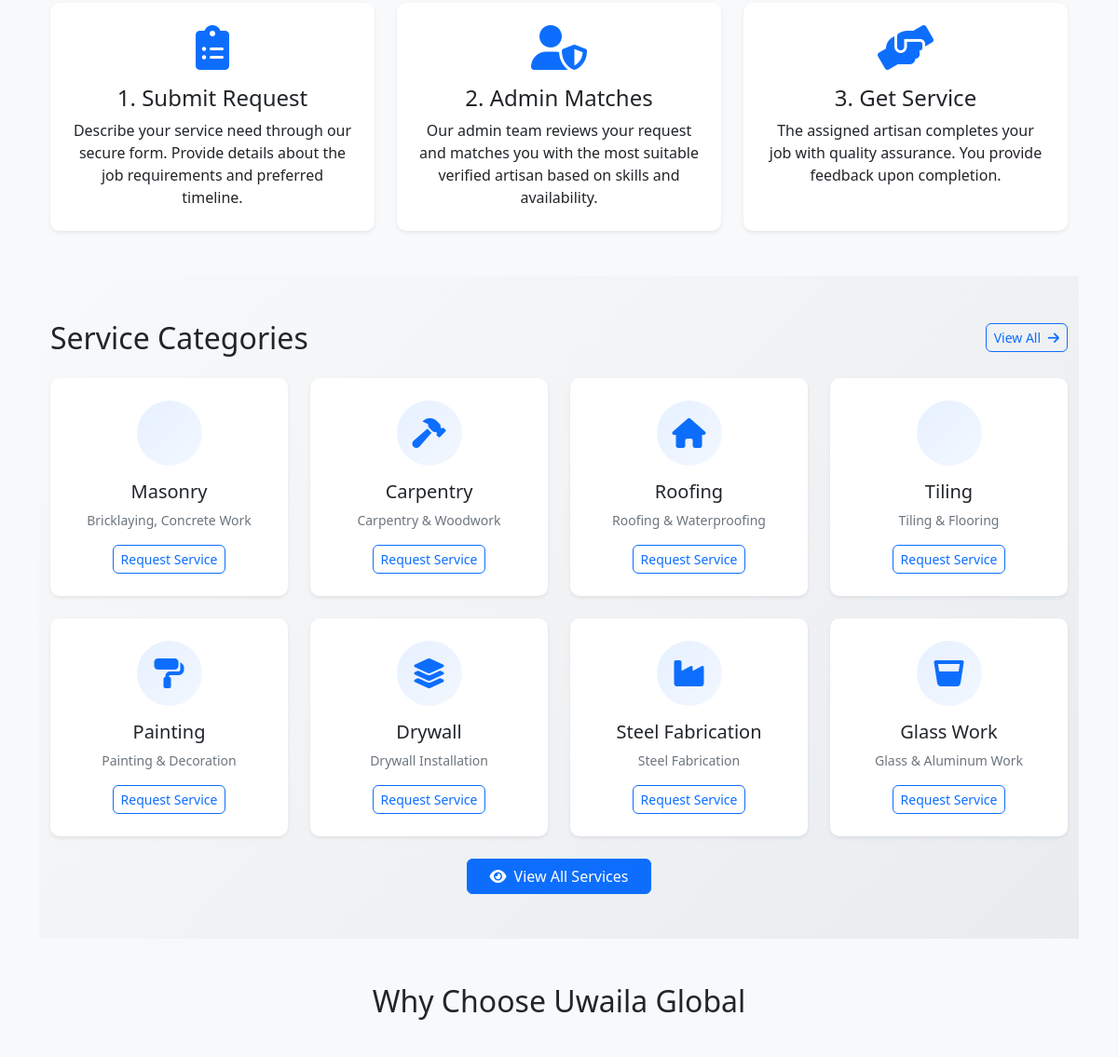
Before: / (middle part) with the older database file.
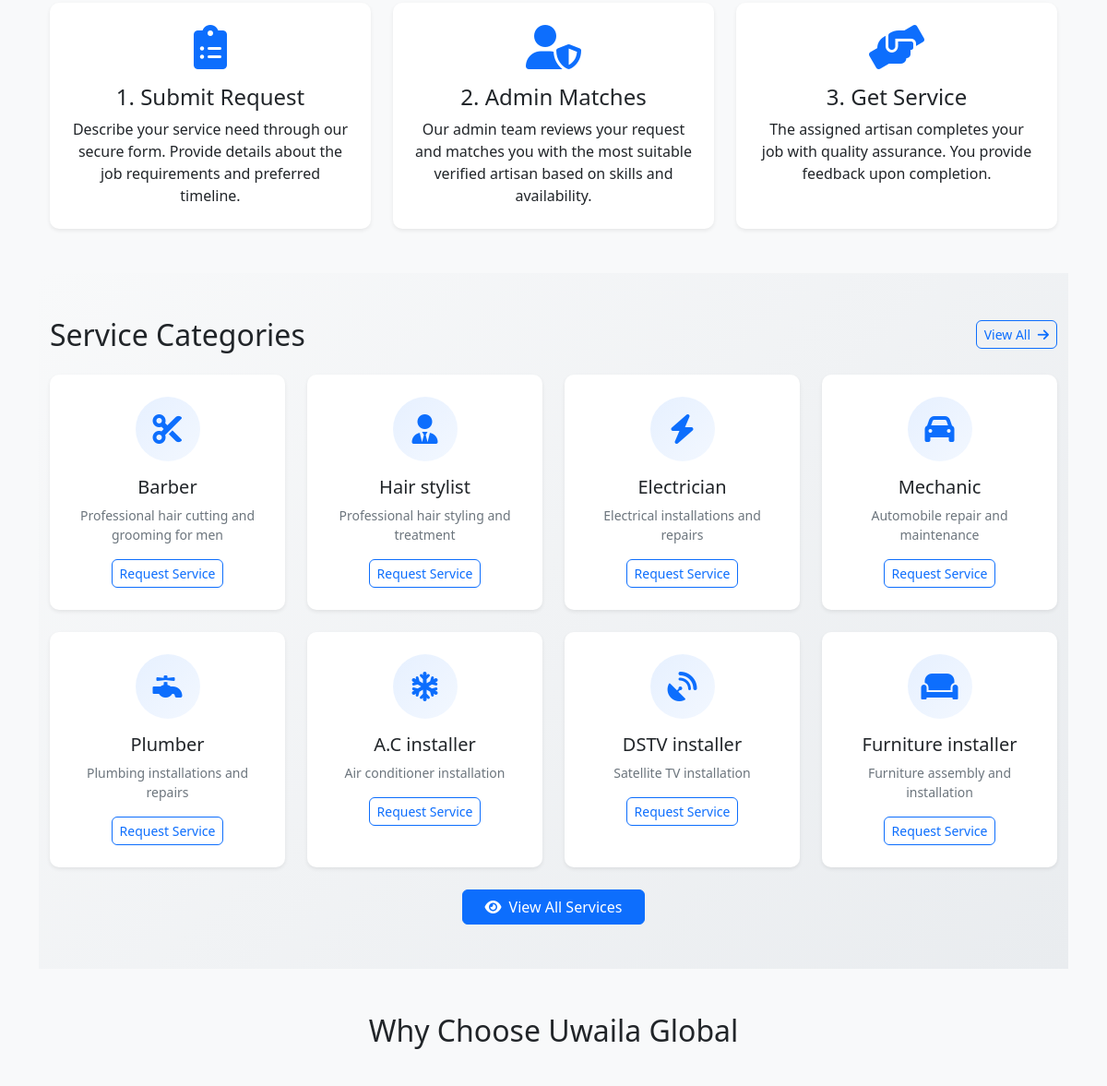
After: the same page with the newer database file.
### models.py (models this page shows, shortened)
class ServiceCategory(db.Model):
    __tablename__ = 'service_categories'
    id = db.Column(db.String(36), primary_key=True, default=generate_uuid)
    name = db.Column(db.String(100), nullable=False, unique=True)
    description = db.Column(db.Text)
    icon = db.Column(db.String(100))
    is_active = db.Column(db.Boolean, default=True)
    created_at = db.Column(db.DateTime(timezone=True), default=datetime.now(timezone.utc))
    service_requests = db.relationship('ServiceRequest', backref='category', lazy=True)

### app.py (the view)
@app.route('/')
def index():
    categories = ServiceCategory.query.filter_by(is_active=True).all()
    return render_template('index.html', categories=categories)

### templates/index.html (shortened to what this page needs)
{% extends "base.html" %}
{% block content %}
<section class="how-it-works py-5">
    <div class="container">
        <div class="row g-4">
            <div class="col-md-4">
                <div class="card h-100 border-0 shadow-sm text-center p-4">
                    <div class="card-icon mb-3">
                        <i class="fas fa-clipboard-list fa-3x text-primary"></i>
                    </div>
                    <h4 class="card-title">1. Submit Request</h4>
                    <p class="card-text">Describe your service need through our secure form. Provide details about the job requirements and preferred timeline.</p>
                </div>
            </div>
            <div class="col-md-4">
                <div class="card h-100 border-0 shadow-sm text-center p-4">
                    <div class="card-icon mb-3">
                        <i class="fas fa-user-shield fa-3x text-primary"></i>
                    </div>
                    <h4 class="card-title">2. Admin Matches</h4>
                    <p class="card-text">Our admin team reviews your request and matches you with the most suitable verified artisan based on skills and availability.</p>
                </div>
            </div>
            <div class="col-md-4">
                <div class="card h-100 border-0 shadow-sm text-center p-4">
                    <div class="card-icon mb-3">
                        <i class="fas fa-hands-helping fa-3x text-primary"></i>
                    </div>
                    <h4 class="card-title">3. Get Service</h4>
                    <p class="card-text">The assigned artisan completes your job with quality assurance. You provide feedback upon completion.</p>
                </div>
            </div>
        </div>
    </div>
</section>
<section class="service-categories bg-light py-5">
    <div class="container">
        <div class="d-flex justify-content-between align-items-center mb-4">
            <h2 class="mb-0">Service Categories</h2>
            <a href="{{ url_for('user_bp.services') }}" class="btn btn-outline-primary btn-sm">
                View All <i class="fas fa-arrow-right ms-1"></i>
            </a>
        </div>
        <div class="row g-4">
            {% for category in categories[:8] %}
            <div class="col-lg-3 col-md-4 col-sm-6">
                <div class="card h-100 border-0 shadow-sm hover-card">
                    <div class="card-body text-center p-4">
                        <div class="category-icon mb-3">
                            <div class="icon-wrapper">
                                <i class="fas fa-{{ category.icon|default('tools') }} fa-2x"></i>
                            </div>
                        </div>
                        <h5 class="card-title mb-2">{{ category.name }}</h5>
                        <p class="card-text text-muted small mb-3">
                            {{ category.description|default('Professional service')|truncate(70) }}
                        </p>
                        <a href="{{ url_for('user_bp.create_service_request') }}?category={{ category.id }}"
                           class="btn btn-sm btn-outline-primary stretched-link">
                            Request Service
                        </a>
                    </div>
                </div>
            </div>
            {% endfor %}
        </div>
        <div class="text-center mt-4 d-none d-md-block">
            <a href="{{ url_for('user_bp.services') }}" class="btn btn-primary px-4">
                <i class="fas fa-eye me-2"></i>View All Services
            </a>
        </div>
    </div>
</section>
<section class="why-choose-us py-5">
    <div class="container">
        <h2 class="text-center mb-5">Why Choose Uwaila Global</h2>
        <div class="row g-4">
        </div>
    </div>
</section>
{% endblock %}

Changed rows visible on the page:
removed ServiceCategory: name "Masonry", description "Bricklaying, Concrete Work"
removed ServiceCategory: name "Carpentry", description "Carpentry & Woodwork"
removed ServiceCategory: name "Roofing", description "Roofing & Waterproofing"
removed ServiceCategory: name "Tiling", description "Tiling & Flooring"
removed ServiceCategory: name "Painting", description "Painting & Decoration"
removed ServiceCategory: name "Drywall", description "Drywall Installation"
removed ServiceCategory: name "Steel Fabrication", description "Steel Fabrication"
removed ServiceCategory: name "Glass Work", description "Glass & Aluminum Work"
added ServiceCategory: name "Barber", description "Professional hair cutting and grooming for men"
added ServiceCategory: name "Hair stylist", description "Professional hair styling and treatment"
added ServiceCategory: name "Electrician", description "Electrical installations and repairs"
added ServiceCategory: name "Mechanic", description "Automobile repair and maintenance"
added ServiceCategory: name "Plumber", description "Plumbing installations and repairs"
added ServiceCategory: name "A.C installer", description "Air conditioner installation"
added ServiceCategory: name "DSTV installer", description "Satellite TV installation"
added ServiceCategory: name "Furniture installer", description "Furniture assembly and installation"
